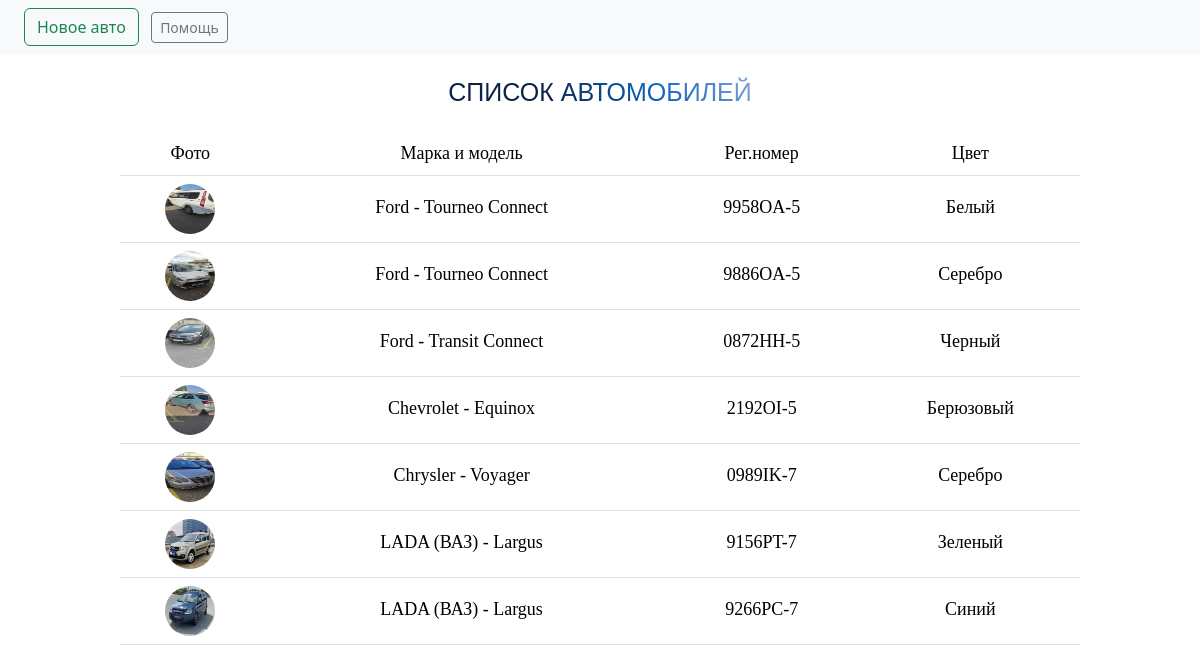
The page / on the database its author committed.
### Park/models.py (models this page shows, shortened)
class Car(models.Model):
    CLS = (
        ('Легковая', 'Легковая'),
        ('Грузовая', 'Грузовая'),
        ('Прицеп', 'Прицеп'),
    )
    id = models.IntegerField(editable=False, blank=False, null=False, primary_key=True, auto_created=True)
    photo = models.ImageField(blank=True, upload_to='media/car_photo')
    organization = models.ForeignKey(Organisation, blank=True, on_delete=models.CASCADE)
    type = models.CharField(choices=CLS, max_length=250, blank=True)
    mark = models.ForeignKey(CarMark, blank=True, on_delete=models.CASCADE)
    registration_number = models.CharField(max_length=8, blank=True)
    start_mileage = models.DecimalField(max_digits=15, decimal_places=2, blank=True)
    current_mileage = models.DecimalField(max_digits=15, decimal_places=2,null=True, blank=True)
    VIN = models.CharField(max_length=30, blank=True, null=True)
    board_number = models.CharField(max_length=30, blank=True, null=True)
    passport_number = models.CharField(max_length=30, blank=True, null=True)
    pasport_date = models.DateField(blank=True, null=True)
    registration_date = models.DateField(blank=True, null=True)
    board_color = models.CharField(max_length=15, blank=True)
    year = models.IntegerField(blank=True, null=True)

class CarMark(models.Model):
    name = models.CharField(max_length=250, blank=True)
    model = models.CharField(max_length=250, blank=True)
    def __str__(self):
        return self.name + ' - ' + str(self.model)

### Park/views.py (the view)
# urls.py: path('', CarsListView.as_view(), name='listofcars'),
class CarsListView(ListView):
    model = Car
    template_name = 'main.html'
    context_object_name = 'cars'

### templates/main.html (shortened to what this page needs)
<!DOCTYPE html>
{% load static %}
{% load bootstrap5 %}
{% bootstrap_css %}
<html lang="en">
<link type="text/css" rel="stylesheet"  href="{% static 'main_normal.css' %}">
<head>
    <nav class="navbar navbar-light bg-light">
            <div class="container-fluid justify-content-start">
            <form class="container-fluid justify-content-start" action="{% url 'add_car' %}">
                <button class="btn btn-outline-success me-2" type="submit">Новое авто</button>
                <form class="container-fluid justify-content-start" action="">
                    <button class="btn btn-sm btn-outline-secondary" type="button">Помощь</button>
                </form>
            </form>
            </div>
    </nav>
</head>
<body>
<p class="gradient-text"> Список автомобилей</p>
    <table align="center" v style="width: 80%; max-width: 1600px; position: relative" class="table">
	        <thead style="text-align: center">
                <tr>
                    <td>Фото</td>
                    <td>Марка и модель</td>
                    <td>Рег.номер</td>
                    <td>Цвет</td>
                </tr>
            </thead>
            <tbody style="text-align: center;vertical-align: text-top">
                {% for car in cars %}
                <tr>
                    {% if car.photo.url != '' %}
                        <td onclick="window.location.href='{% url 'car_info' car.id %}'; return false"><img width="50" height="50" src="{{ car.photo.url }}"></td>
                    {% else %}
                        <td onclick="window.location.href='{% url 'car_info' car.id %}'; return false"><img width="50" height="50" src="/media/car_photo/nofoto.jpg"></td>
                    {% endif %}
                    <td onclick="window.location.href='{% url 'car_info' car.id %}'; return false">{{ car.mark}}</td>
                    <td onclick="window.location.href='{% url 'car_info' car.id %}'; return false">{{ car.registration_number }}</td>
                    <td onclick="window.location.href='{% url 'car_info' car.id %}'; return false">{{ car.board_color }}</td>
                </tr>
                {% endfor %}
            </tbody>
        </table>
</body>
</html>

### static/main_normal.css (style rules this page uses)
.gradient-text { font-family: 'Rubik One', sans-serif; font-size: 25px; text-transform: uppercase; background: linear-gradient(45deg, #0B2349 33%, #0D61BC 66%, #8AA9D6); -webkit-background-clip: text; -webkit-text-fill-color: transparent; color: #0B2349; display: table; margin: 20px auto; text-align: center; }
img { border-radius: 25px; }
td, th { font-size: 18px; font-family: "Comic Sans MS" }

### rows shown on the page
Car: photo (picture), mark "Ford - Tourneo Connect", registration_number "9958OA-5", board_color "Белый"
Car: photo (picture), mark "Ford - Tourneo Connect", registration_number "9886OA-5", board_color "Серебро"
Car: photo (picture), mark "Ford - Transit Connect", registration_number "0872HH-5", board_color "Черный"
Car: photo (picture), mark "Chevrolet - Equinox", registration_number "2192OI-5", board_color "Берюзовый"
Car: photo (picture), mark "Chrysler - Voyager", registration_number "0989IK-7", board_color "Серебро"
Car: photo (picture), mark "LADA (ВАЗ) - Largus", registration_number "9156PT-7", board_color "Зеленый"
Car: photo (picture), mark "LADA (ВАЗ) - Largus", registration_number "9266PC-7", board_color "Синий"
